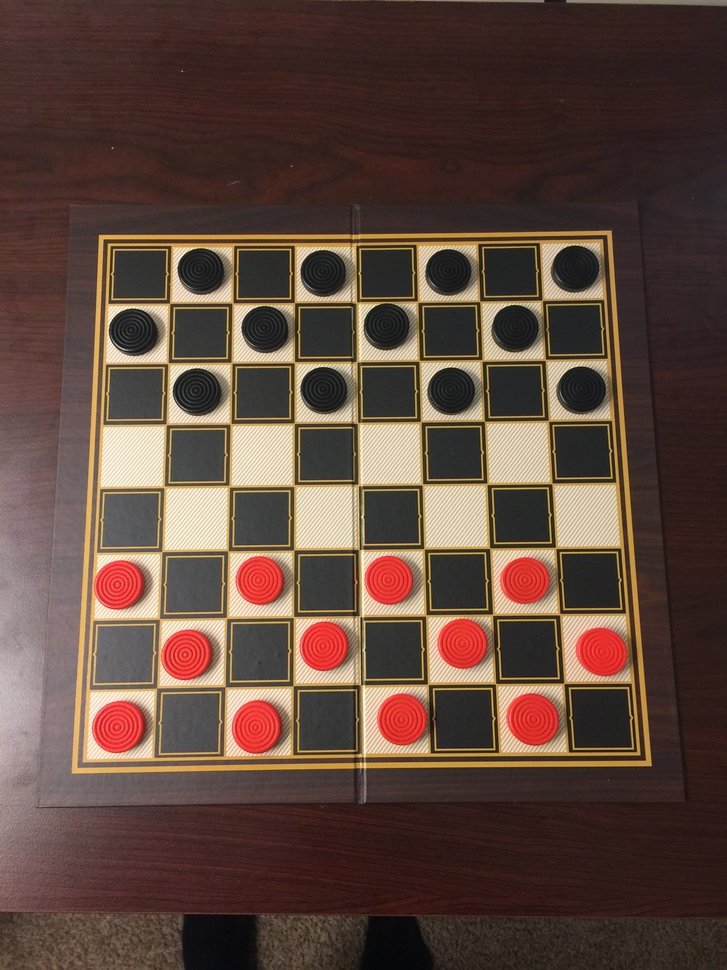
#> input picture checkers/board1/IMG_4075.JPG, 727 x 970 px, shrunk from 2448 x 3264 before the run, found by its file name
$ python detectGridEdges.py
#> lines starting #> are read from the running program, lines starting #| are printed output that depends on the picture; after the words box and inside, x2 and y2 are one past the last pixel; in counts of white or black regions, pixels touching at a corner belong together
import numpy as np
import cv2 as cv
from matplotlib import pyplot as plt
# image to detect
img = cv.imread("IMG_4075.jpg",0)
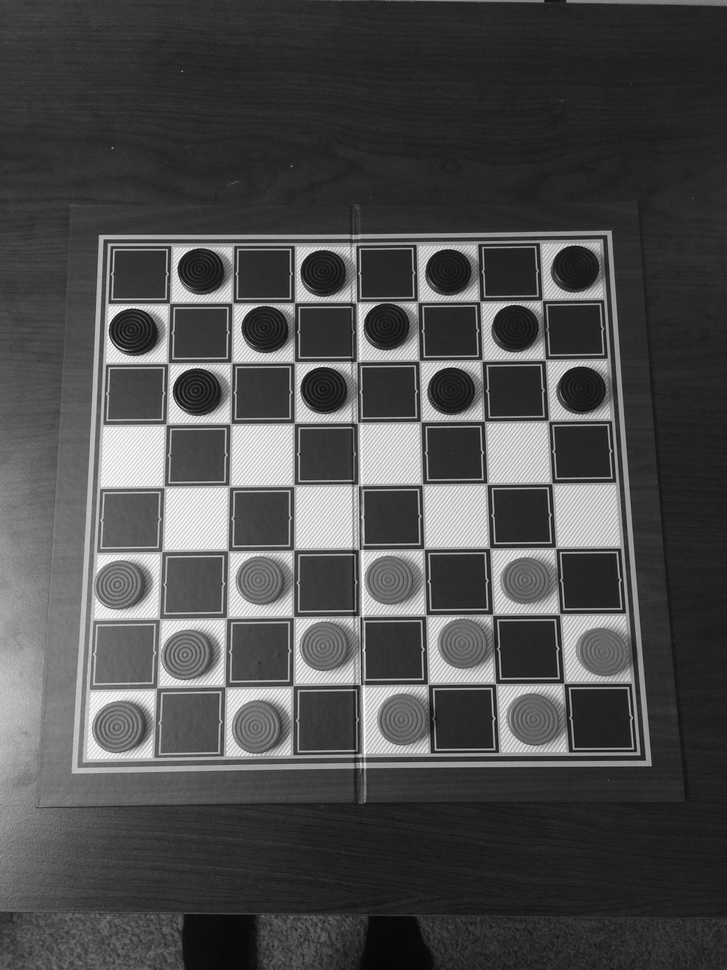
#> img: shape (970, 727); min 5, max 255, mean 76.3
# optimal Canny params
edges = cv.Canny(img,100,100)
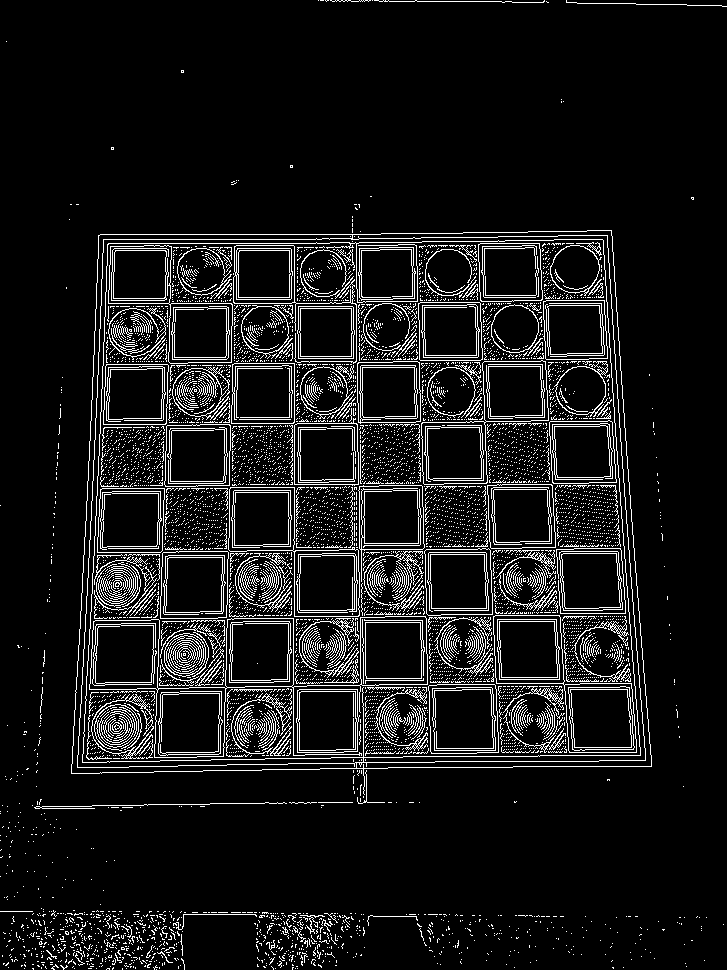
#> edges: shape (970, 727); 8.8% white in thin lines or dots
plt.subplot(121),plt.imshow(img,cmap = 'gray')
plt.title('Original Image'), plt.xticks([]), plt.yticks([])
plt.subplot(122),plt.imshow(edges,cmap = 'gray')
plt.title('Edge Image'), plt.xticks([]), plt.yticks([])
plt.show()
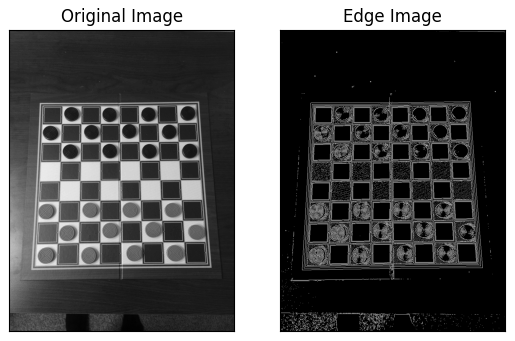
#> figure drawn by matplotlib, 2 panels

$ run again, with checkers/board1/IMG_4071.JPG copied over checkers/board1/IMG_4075.JPG
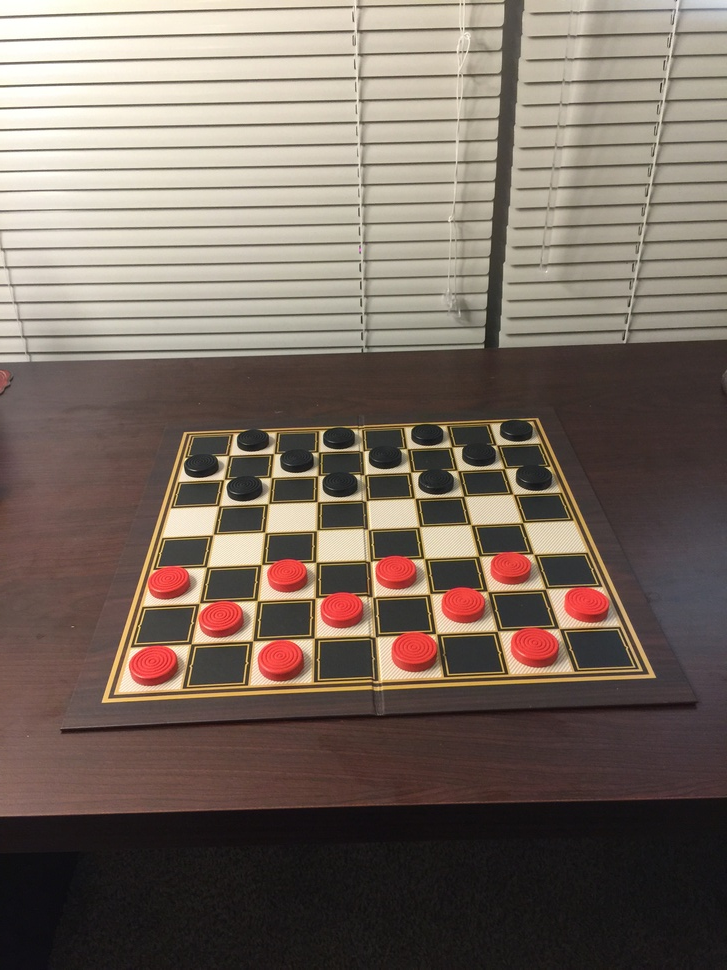
#> input picture checkers/board1/IMG_4071.JPG, 727 x 970 px, shrunk from 2448 x 3264 before the run, found by its file name
#> `edges = cv.Canny(img,100,100)`:
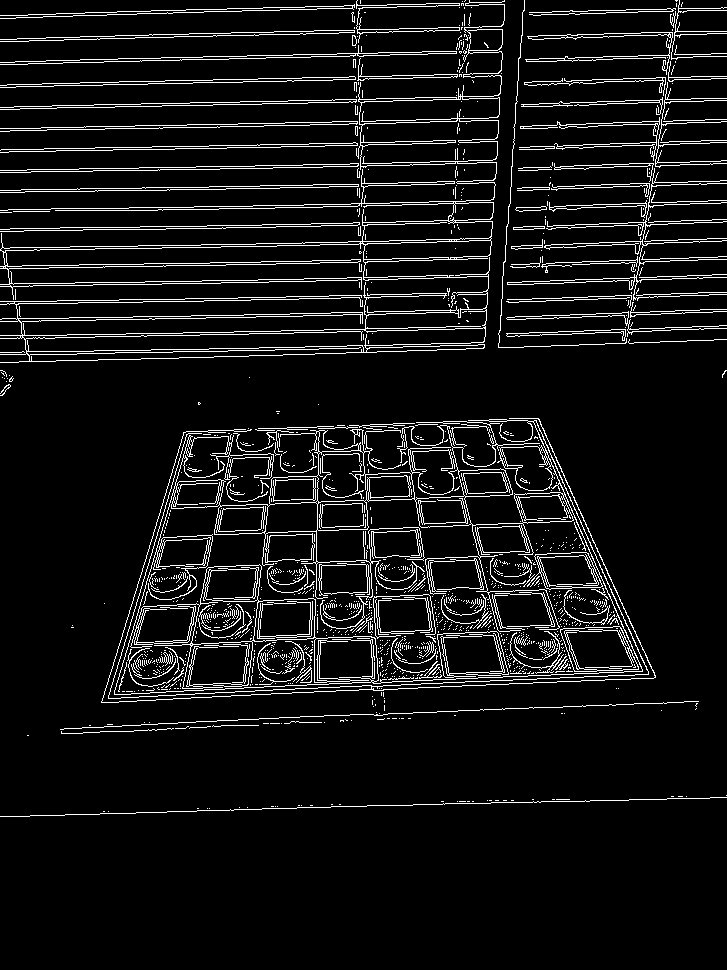
#> edges: shape (970, 727); 7.5% white in thin lines or dots, all inside (x1, y1, x2, y2) = (0, 0, 727, 817)
#> `plt.show()`:
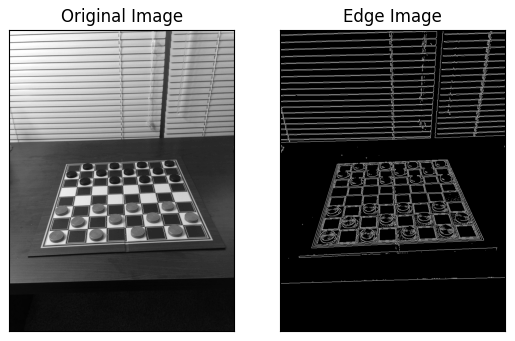
#> figure drawn by matplotlib, 2 panels

$ run again, with checkers/board1/IMG_4072.JPG copied over checkers/board1/IMG_4075.JPG
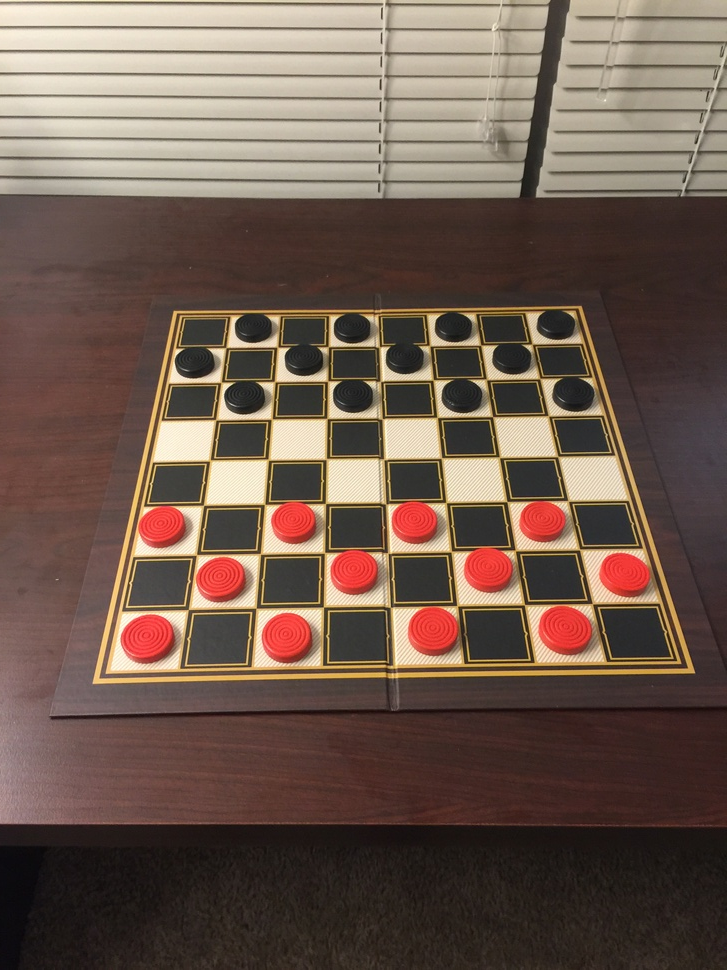
#> input picture checkers/board1/IMG_4072.JPG, 727 x 970 px, shrunk from 2448 x 3264 before the run, found by its file name
#> `edges = cv.Canny(img,100,100)`:
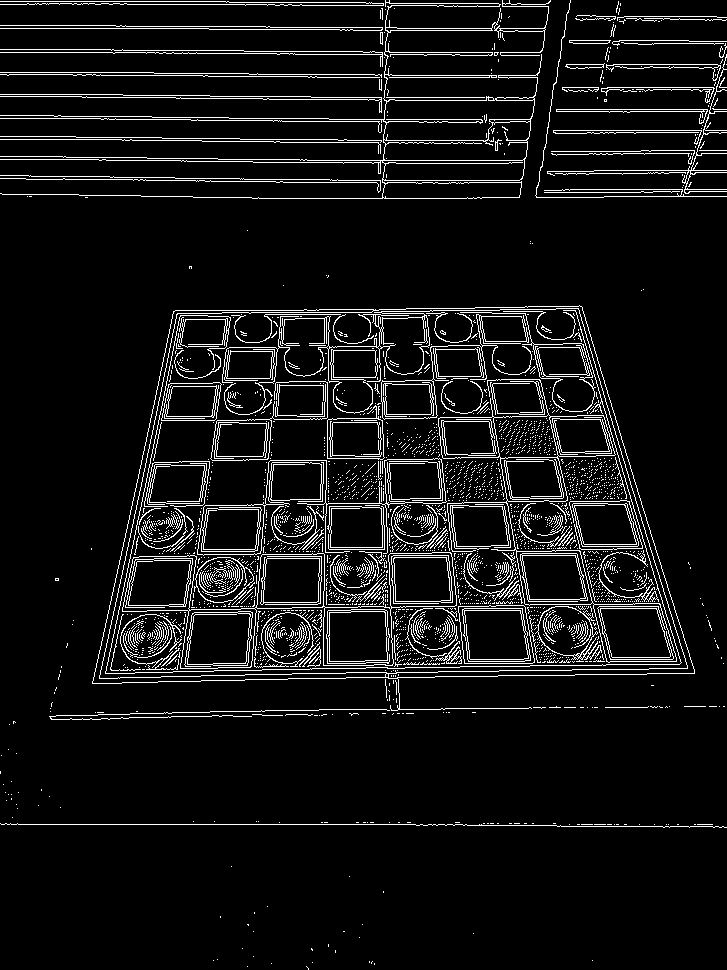
#> edges: shape (970, 727); 7.2% white in thin lines or dots
#> `plt.show()`:
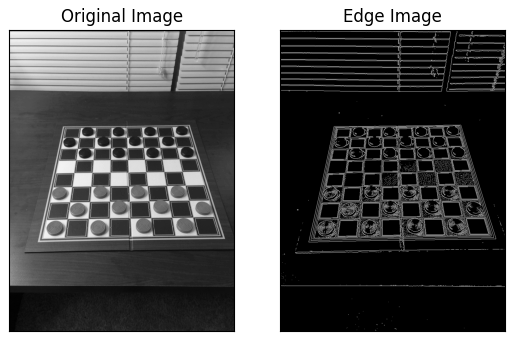
#> figure drawn by matplotlib, 2 panels

$ run again, with checkers/board1/IMG_4073.JPG copied over checkers/board1/IMG_4075.JPG
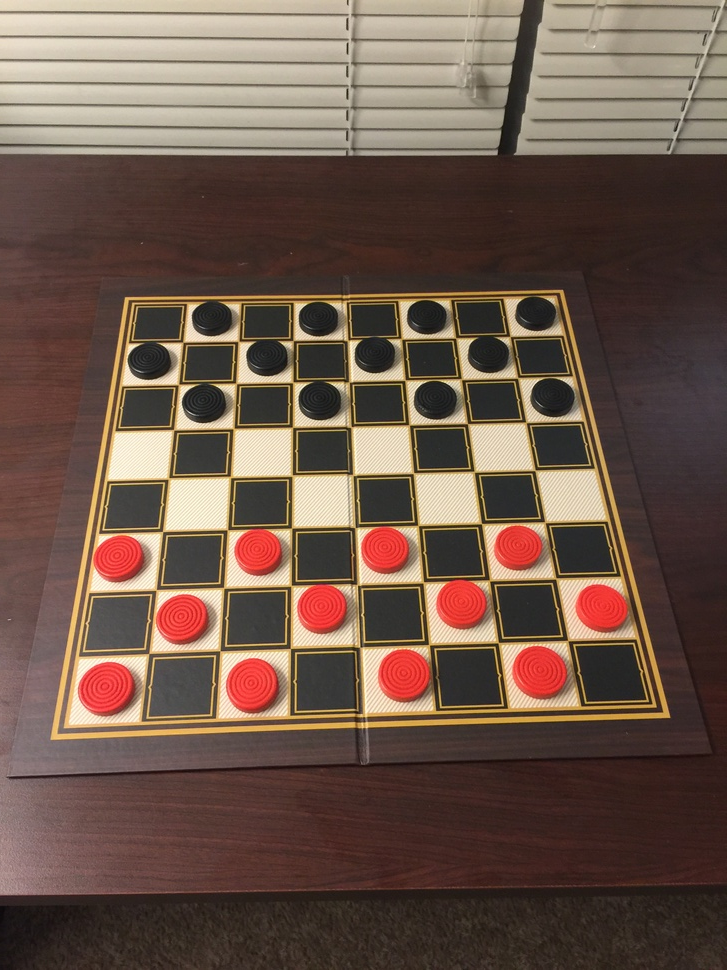
#> input picture checkers/board1/IMG_4073.JPG, 727 x 970 px, shrunk from 2448 x 3264 before the run, found by its file name
#> `edges = cv.Canny(img,100,100)`:
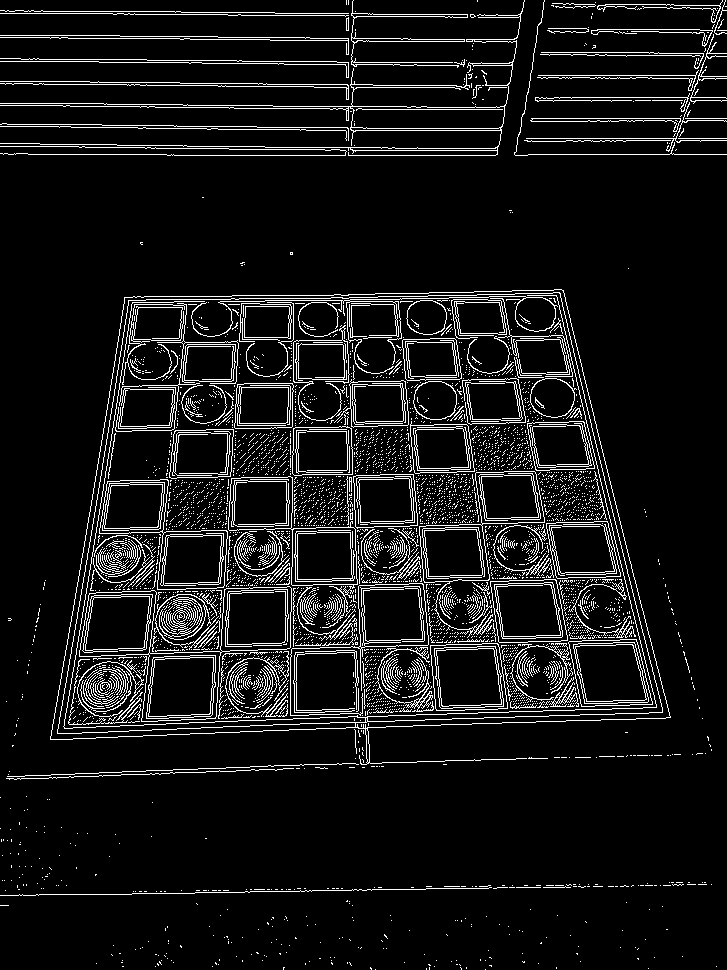
#> edges: shape (970, 727); 8.2% white in thin lines or dots
#> `plt.show()`:
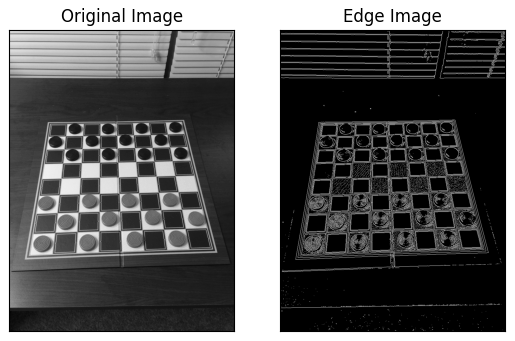
#> figure drawn by matplotlib, 2 panels
